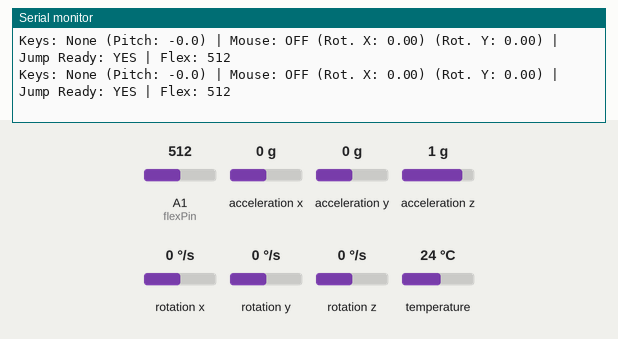
This sketch was run on a simulated Arduino Leonardo, built with avr-gcc and run on an emulated ATmega32U4. On the bench: the last lines printed to the serial monitor. The test bench sets the inputs (shaded band); at power-on: A1 (flexPin) = 512, acceleration x 0 g, acceleration y 0 g, acceleration z 1 g, rotation x 0 °/s, rotation y 0 °/s, rotation z 0 °/s, temperature 24 °C. USB keyboard and mouse output is not drawn.

Above: at 6.7 s.
6.8 s: A1 (flexPin) set to 736
At 7.4 s:
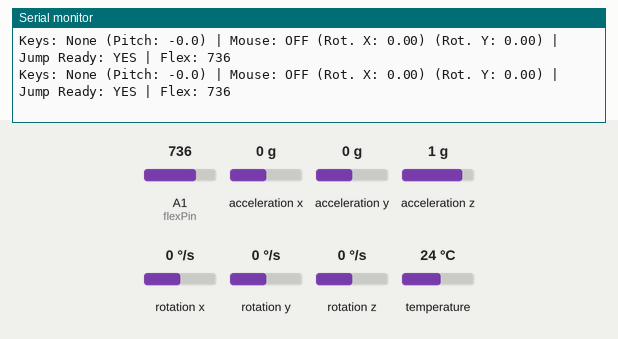
8.3 s: A1 (flexPin) set to 768
At 9.4 s:
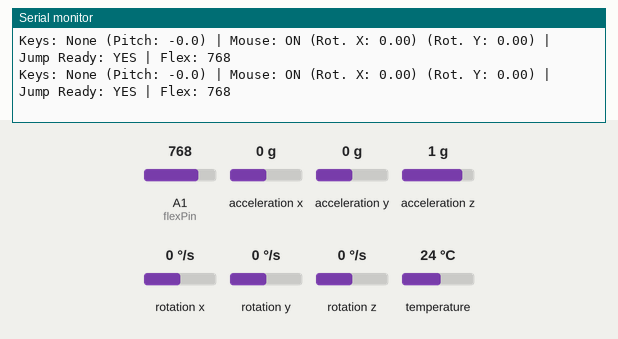
14.7 s: A1 (flexPin) set to 989
At 15.8 s:
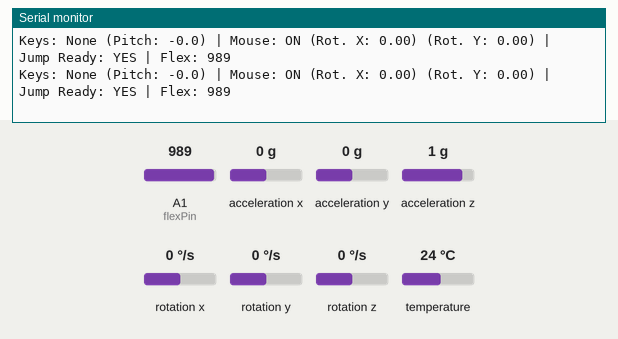
16.2 s: A1 (flexPin) set to 1010
At 16.24 s:
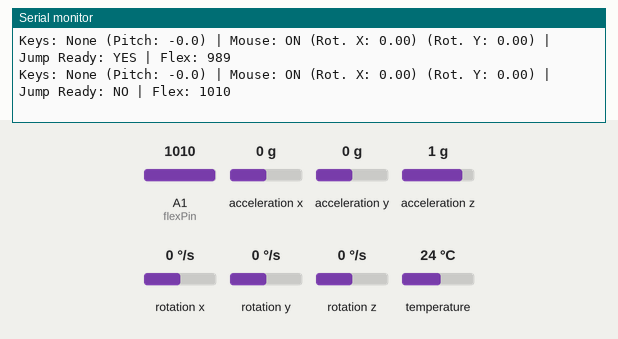

Measured:
- the behaviour switches between 750 and 751 on A1 (flexPin) (found by bisection; images 1 and 2)
- the behaviour switches between 1000 and 1001 on A1 (flexPin) (found by bisection; images 3 and 4)
- after the input at 6.8 s, the serial monitor: prints a new line at once (image 1)
- after the input at 8.3 s, the serial monitor: prints a new line at once (image 2)
- after the input at 14.7 s, the serial monitor: prints a new line at once (image 3)
- after the input at 16.2 s, the serial monitor: prints a new line at once (image 4)

The sketch:

MnC_5_lockYaxisrotation.ino
```cpp
/*
 * MPU6050 Hybrid Controller (Remapped Controls)
 * Version: 6.5 (Added Turn Lock)
 * Description: This version implements a "turn lock" to prevent head turns (yaw)
 * from accidentally triggering camera movement. It now monitors the Y-axis, and if
 * a turn is detected, it temporarily disables the X-axis (tilt) camera control.
 *
 * Code Modified by: Gemini
 * Current Time: Saturday, October 11, 2025 at 6:22 PM EDT
 * Location: Baltimore, Maryland, United States
 */

#include <Wire.h>
#include <Adafruit_MPU6050.h>
#include <Adafruit_Sensor.h>
#include <Keyboard.h>
#include <Mouse.h>

Adafruit_MPU6050 mpu;

// --- Tweakable Parameters (All in one place) ---
const int WALK_THRESHOLD = 10;
const int SPRINT_THRESHOLD = 30;
const int BACKUP_THRESHOLD = 10;
const int flexPin = A1;
int flexThreshold = 750;
const int JUMP_THRESHOLD = 1000;
float mouseMultiplierX = 40.0; // You might need to make this negative, e.g., -40.0, if the view moves the wrong way.
float deadzoneThreshold = 0.1;
// NEW: How fast you must turn your head to lock the tilt control. Tune this value.
float turnLockThreshold = 1.0;

// --- State Tracking ---
struct KeyStates {
  bool w = false;
  bool s = false;
  bool left_ctrl = false;
};
KeyStates keyStates;

// MODIFICATION: Switched back to X-axis to capture tilt/roll motion.
float gyroX_offset = 0.0;
// NEW: Added Y-axis offset to detect head turns.
float gyroY_offset = 0.0;
bool clutchWasEngaged = false;
bool jumpWasTriggeredInThisPress = false;

void handleKeyPress(uint8_t key, bool shouldBePressed, bool &isPressed) {
  if (shouldBePressed && !isPressed) {
    Keyboard.press(key);
    isPressed = true;
  } else if (!shouldBePressed && isPressed) {
    Keyboard.release(key);
    isPressed = false;
  }
}

void setup() {
  Serial.begin(115200);
  if (!mpu.begin()) { Serial.println("MPU6050 chip not found"); while (1) { delay(10); } }
  Serial.println("MPU6050 Found!");

  // MODIFICATION: Calibrating Gyro X-axis and Y-axis.
  Serial.println("Calibrating Gyroscope... Do not move the sensor.");
  delay(1000);
  const int calibrationSamples = 500;
  for (int i = 0; i < calibrationSamples; i++) {
    sensors_event_t a, g, temp;
    mpu.getEvent(&a, &g, &temp);
    // MODIFICATION: Using g.gyro.x for calibration.
    gyroX_offset += g.gyro.x;
    // NEW: Calibrating Y-axis to detect turns.
    gyroY_offset += g.gyro.y;
    delay(3);
  }
  // MODIFICATION: Finalizing the X-axis offset.
  gyroX_offset /= calibrationSamples;
  // NEW: Finalizing the Y-axis offset.
  gyroY_offset /= calibrationSamples;
  Serial.println("Initial Calibration Complete.");

  Keyboard.begin();
  Mouse.begin();

  Serial.println("Hybrid Controller is ready.");
}

void loop() {
  sensors_event_t a, g, temp;
  mpu.getEvent(&a, &g, &temp);

  // --- Calculate all necessary values at the top ---
  float pitch = atan2(-a.acceleration.x, sqrt(a.acceleration.y * a.acceleration.y + a.acceleration.z * a.acceleration.z)) * 180 / M_PI;
  // MODIFICATION: This is the rotation value for the mouse view, now from the X-axis.
  float calibrated_gx = g.gyro.x - gyroX_offset;
  // NEW: This is the rotation value for detecting head turns.
  float calibrated_gy = g.gyro.y - gyroY_offset;

  // --- Keyboard Movement Control (Always On) ---
  bool should_w_be_pressed = false;
  bool should_s_be_pressed = false;
  bool should_ctrl_be_pressed = false;
  String moveState = "IDLE";
  if (pitch > SPRINT_THRESHOLD) {
    moveState = "SPRINTING";
    should_w_be_pressed = true;
    should_ctrl_be_pressed = true;
  } else if (pitch > WALK_THRESHOLD) {
    moveState = "WALKING";
    should_w_be_pressed = true;
  } else if (pitch < -BACKUP_THRESHOLD) {
    moveState = "BACKING UP";
    should_s_be_pressed = true;
  }
  handleKeyPress('w', should_w_be_pressed, keyStates.w);
  handleKeyPress('s', should_s_be_pressed, keyStates.s);
  handleKeyPress(KEY_LEFT_CTRL, should_ctrl_be_pressed, keyStates.left_ctrl);

  // --- Read FlexiForce sensor for both Clutch and Jump ---
  int flexValue = analogRead(flexPin);

  // --- INDEPENDENT JUMP CONTROL LOGIC ---
  bool jumpThresholdMet = (flexValue > JUMP_THRESHOLD);
  if (jumpThresholdMet && !jumpWasTriggeredInThisPress) {
    Keyboard.press(' ');
    delay(25);
    Keyboard.release(' ');
    jumpWasTriggeredInThisPress = true;
  } else if (!jumpThresholdMet) {
    jumpWasTriggeredInThisPress = false;
  }

  // --- Clutch-activated Mouse Camera Control (HORIZONTAL ONLY) ---
  bool clutchIsEngaged = (flexValue > flexThreshold);
  if (clutchIsEngaged && !clutchWasEngaged) {
    Serial.println("--- MOUSE CLUTCH ENGAGED: RE-CALIBRATING ZERO POINT ---");
    sensors_event_t current_a, current_g, current_temp;
    mpu.getEvent(&current_a, &current_g, &current_temp);
    // MODIFICATION: Re-calibrating the X-axis offset.
    gyroX_offset = current_g.gyro.x;
  }
  if (clutchIsEngaged) {
    int mouse_vx = 0;

    // NEW TURN LOCK LOGIC: Only allow tilt movement if not actively turning.
    // If the turn rate (calibrated_gy) is below the threshold, process tilt.
    if (abs(calibrated_gy) < turnLockThreshold) {
      if (abs(calibrated_gx) > deadzoneThreshold) {
        // The mouse velocity is driven by the X-axis (tilt) rotation.
        mouse_vx = (int)(calibrated_gx * mouseMultiplierX);
      }
    }
    // If turning faster than the threshold, mouse_vx remains 0, and no camera movement occurs.

    if (mouse_vx != 0) {
      Mouse.move(mouse_vx, 0);
    }
  }
  clutchWasEngaged = clutchIsEngaged;

  // --- MODIFIED Unified Serial Monitor Output ---
  String pressedKeysStr = "";
  if (keyStates.w) pressedKeysStr += "W ";
  if (keyStates.s) pressedKeysStr += "S ";
  if (keyStates.left_ctrl) pressedKeysStr += "L_CTRL ";
  if (pressedKeysStr.length() == 0) pressedKeysStr = "None";

  Serial.print("Keys: " + pressedKeysStr + " (Pitch: " + String(pitch, 1) + ")");
  Serial.print(" | Mouse: ");
  if (clutchIsEngaged) { Serial.print("ON"); } else { Serial.print("OFF"); }

  // MODIFICATION: Displaying rotation values for tuning.
  Serial.print(" (Rot. X: " + String(calibrated_gx, 2) + ")");
  Serial.print(" (Rot. Y: " + String(calibrated_gy, 2) + ")");

  Serial.print(" | Jump Ready: ");
  if (jumpWasTriggeredInThisPress) { Serial.print("NO"); } else { Serial.print("YES"); }
  Serial.println(" | Flex: " + String(flexValue));

  delay(20);
}
```
